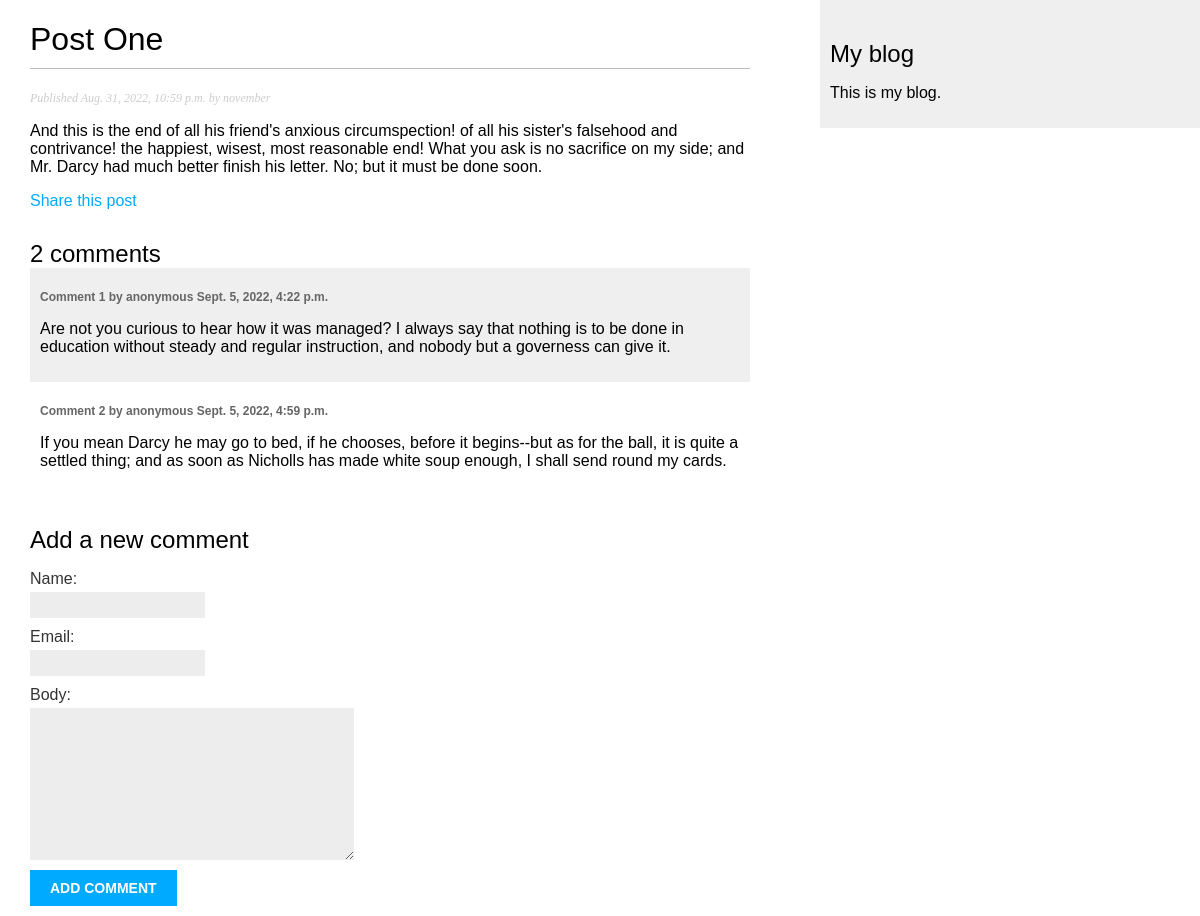
Screenshot of /blog/2022/8/31/post_one/ with the database file from the repository.
### blog/models.py (models this page shows, shortened)
class Post(models.Model):
    STATUS_CHOICES = (
        ('draft', 'Draft'),
        ('published', 'Published'),
    )
    title = models.CharField(max_length=250)
    slug = models.SlugField(max_length=250,
                            unique_for_date='publish')
    author = models.ForeignKey(User,
                              on_delete=models.CASCADE,
                              related_name='blog_posts')
    body = models.TextField()
    publish = models.DateTimeField(default=timezone.now)
    created = models.DateTimeField(auto_now_add=True)
    updated = models.DateTimeField(auto_now=True)
    status = models.CharField(max_length=10,
                              choices=STATUS_CHOICES,
                              default='draft')
    objects = models.Manager()
    published = PublishedManager()
    tags = TaggableManager()
    class Meta:
        ordering = ('-publish',)

class Comment(models.Model):
    post = models.ForeignKey(Post,
                             on_delete=models.CASCADE,
                             related_name='comments')
    name = models.CharField(max_length=80)
    email = models.EmailField()
    body = models.TextField()
    created = models.DateTimeField(auto_now_add=True)
    updated = models.DateTimeField(auto_now=True)
    active = models.BooleanField(default=True)
    class Meta:
        ordering = ('created',)

### blog/views.py (the view)
# urls.py: path('<int:year>/<int:month>/<int:day>/<slug:post>/', views.post_detail, name='post_detail'),
def post_detail(request, year, month, day, post):
    post = get_object_or_404(Post, slug=post,
                                   status='published',
                                   publish__year=year,
                                   publish__month=month,
                                   publish__day=day)
    comments = post.comments.filter(active=True)
    new_comment = None
    if request.method == 'POST':
        comment_form = CommentForm(data=request.POST)
        if comment_form.is_valid():
            new_comment = comment_form.save(commit=False)
            new_comment.post = post
            new_comment.save()
    else:
        comment_form = CommentForm()
    return render(request,
                  'blog/post/detail.html',
                  {'post': post, 'comments': comments, 'new_comment': new_comment, 'comment_form': comment_form})

### blog/forms.py
class CommentForm(forms.ModelForm):
    class Meta:
        model = Comment
        fields = ('name', 'email', 'body')

### blog/templates/blog/post/detail.html (shortened to what this page needs)
{% extends "blog/base.html" %}
{% block content %}
  <h1>{{ post.title }}</h1>
  <p class="date">
    Published {{ post.publish }} by {{ post.author }}
  </p>
  {{ post.body|linebreaks }}
  <p>
    <a href="{% url "blog:post_share" post.id %}">
      Share this post
    </a>
  </p>
  {% with comments.count as total_comments %}
  <h2>
    {{ total_comments }} comment{{ total_comments|pluralize }}
  </h2>
{% endwith %}
{% for comment in comments %}
    <div class="comment">
      <p class="info">
        Comment {{ forloop.counter }} by {{ comment.name }}
        {{ comment.created }}
      </p>
      {{ comment.body|linebreaks }}
    </div>
  {% empty %}
    <p>There are no comments yet.</p>
{% endfor %}
{% if new_comment %}
<h2>Your comment has been added.</h2>
{% else %}
<h2>Add a new comment</h2>
<form method="post">
  {{ comment_form.as_p }}
  <p><input type="submit" value="Add comment"></p>
</form>
{% endif %}
{% endblock %}

### blog/static/css/blog.css (style rules this page uses)
body { margin:0; padding:0; font-family:helvetica, sans-serif; }
a { color:#00abff; text-decoration:none; }
h1 { font-weight:normal; border-bottom:1px solid #bbb; padding:0 0 10px 0; }
h2 { font-weight:normal; margin:30px 0 0; }
p.date { color:#ccc; font-family: georgia, serif; font-size: 12px; font-style: italic; }
label { float:left; clear:both; color:#333; margin-bottom:4px; }
input, textarea { clear:both; float:left; margin:0 0 10px; background:#ededed; border:0; padding:6px 10px; font-size:12px; }
input[type=submit] { font-weight:bold; background:#00abff; color:#fff; padding:10px 20px; font-size:14px; text-transform:uppercase; }
.comment { padding:10px; }
.comment:nth-child(even) { background:#efefef; }
.comment .info { font-weight:bold; font-size:12px; color:#666; }

### rows the page displays
Post: title "Post One", publish "Aug. 31, 2022, 10:59 p.m.", author "november", body "And this is the end of all his friend's anxious circumspection! of all his sister's falsehood and contrivance! the happiest, wisest, most reasonable end! What you ask is no sacrifice on my side; and Mr. Darcy had much better finish his letter. No; but it must be done soon."
Comment: name "anonymous", created "Sept. 5, 2022, 4:22 p.m.", body "Are not you curious to hear how it was managed? I always say that nothing is to be done in education without steady and regular instruction, and nobody but a governess can give it."
Comment: name "anonymous", created "Sept. 5, 2022, 4:59 p.m.", body "If you mean Darcy he may go to bed, if he chooses, before it begins--but as for the ball, it is quite a settled thing; and as soon as Nicholls has made white soup enough, I shall send round my cards."

### other values shown
{{ total_comments }} "2"
